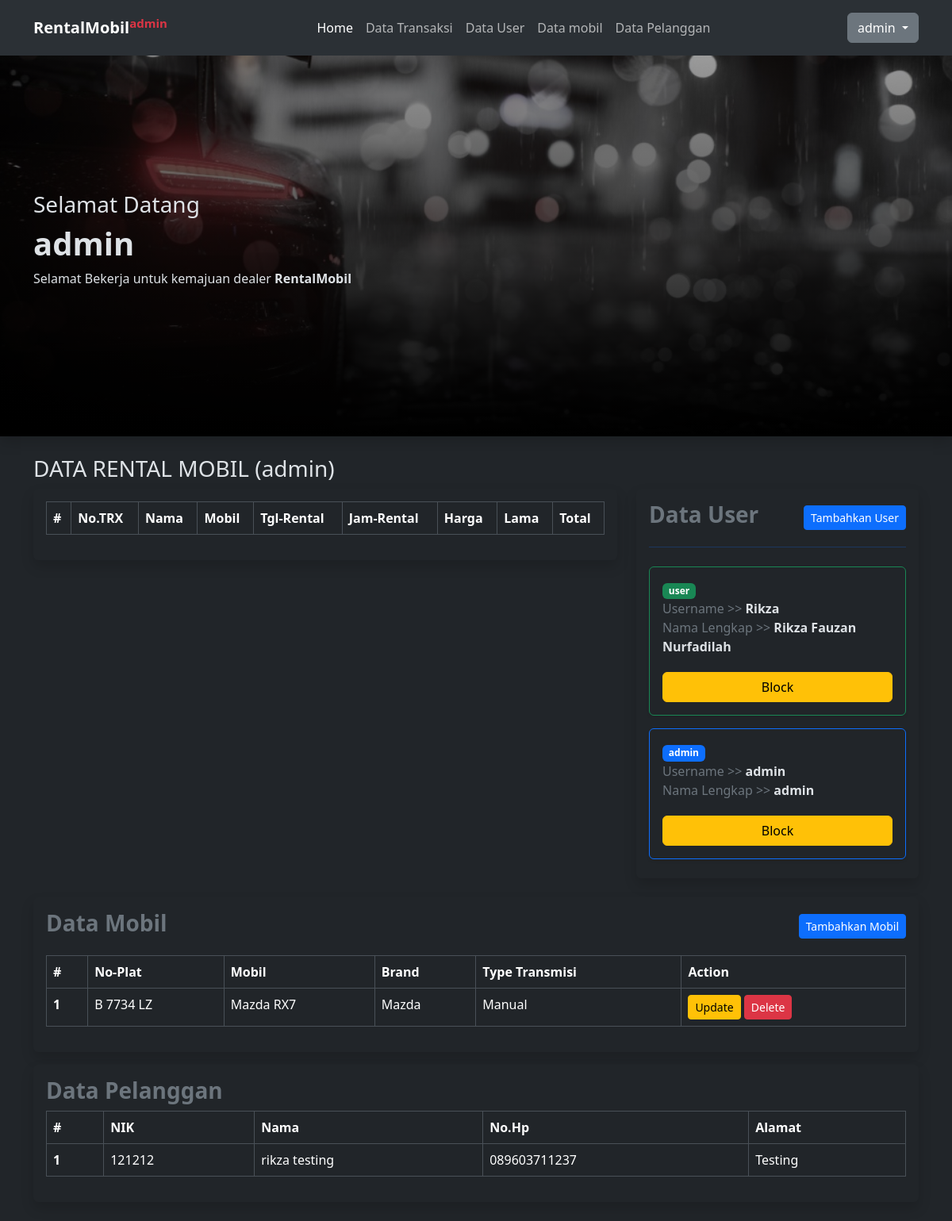
The app's page /?role=admin (signed in), older data.
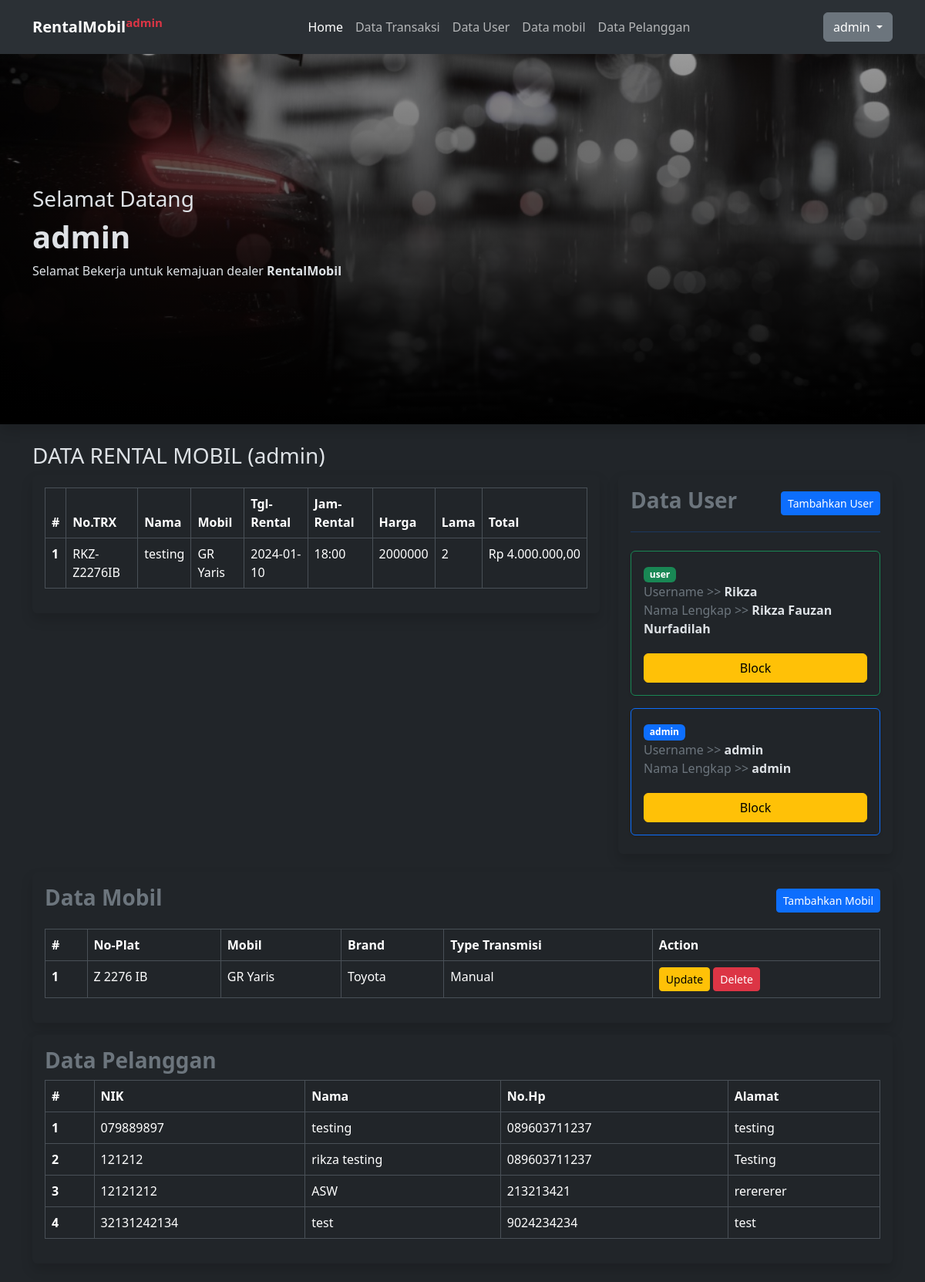
The same page, newer data.
### tables this page shows
CREATE TABLE `tbl_user_rikza` (
  `id_user_rikza` int(11) NOT NULL,
  `username_rikza` varchar(35) NOT NULL,
  `password_rikza` text NOT NULL,
  `nama_lengkap_rikza` varchar(35) NOT NULL,
  `level_rikza` varchar(5) NOT NULL
);

CREATE TABLE `tbl_mobil_rikza` (
  `no_plat_rikza` varchar(10) NOT NULL,
  `nama_mobil_rikza` varchar(25) NOT NULL,
  `brand_mobil_rikza` varchar(25) NOT NULL,
  `tipe_transmisi_rikza` varchar(10) NOT NULL
);

CREATE TABLE `tbl_pelanggan_rikza` (
  `nik_ktp_rikza` varchar(16) NOT NULL,
  `nama_rikza` varchar(35) NOT NULL,
  `no_hp_rikza` varchar(15) NOT NULL,
  `alamat_rikza` varchar(45) NOT NULL
);

CREATE TABLE `tbl_rental_rikza` (
  `no_trx_rikza` varchar(50) NOT NULL,
  `nik_ktp_rikza` varchar(20) NOT NULL,
  `no_plat_rikza` varchar(15) NOT NULL,
  `tgl_rental_rikza` date NOT NULL,
  `jam_rental_rikza` varchar(10) NOT NULL,
  `harga_rikza` int(11) NOT NULL,
  `lama_rikza` int(11) NOT NULL,
  `total_bayar_rikza` varchar(20) NOT NULL
);

### page/admin/index.php (the view, shortened to what the changed rows need)
<div class="Hero shadow d-flex align-items-center">
    <div class="container">
        <h1 class="fw-bold"><?= $_SESSION['namalengkap'] ?></h1>
    </div>
</div>
<main class="my-4">
    <div class="container">
        <section class="my-2">
            <div class="row">
                <div class="col-md-8">
                    <div class="card border border-0 shadow" id="datatransaksi">
                        <div class="card-body">
                            <table class="table table-bordered table-hover">
                                <thead>
                                    <tr>
                                        <th scope="col">#</th>
                                        <th scope="col">No.TRX</th>
                                        <th scope="col">Nama</th>
                                        <th scope="col">Mobil</th>
                                        <th scope="col">Tgl-Rental</th>
                                        <th scope="col">Jam-Rental</th>
                                        <th scope="col">Harga</th>
                                        <th scope="col">Lama</th>
                                        <th scope="col">Total</th>
                                    </tr>
                                </thead>
                                <tbody>
                                    <?php
                                    include("config/connect.php");
                                    $query = "SELECT
                                                tbl_rental_rikza.no_trx_rikza as trx,
                                                tbl_pelanggan_rikza.nama_rikza as peminjam,
                                                tbl_mobil_rikza.nama_mobil_rikza as mobil,
                                                tbl_rental_rikza.tgl_rental_rikza as tgl,
                                                tbl_rental_rikza.jam_rental_rikza as jam,
                                                tbl_rental_rikza.harga_rikza as harga,
                                                tbl_rental_rikza.lama_rikza as lama,
                                                tbl_rental_rikza.total_bayar_rikza as bayar
                                            FROM
                                                tbl_rental_rikza
                                            INNER JOIN
                                                tbl_pelanggan_rikza ON tbl_pelanggan_rikza.nik_ktp_rikza = tbl_rental_rikza.nik_ktp_rikza
                                            INNER JOIN
                                                tbl_mobil_rikza ON tbl_mobil_rikza.no_plat_rikza = tbl_rental_rikza.no_plat_rikza";
                                    $trxs = mysqli_query($link, $query);
                                    $no = 1;
                                    while ($data = mysqli_fetch_assoc($trxs)) :
                                    ?>
                                        <tr>
                                            <th scope="row"><?= $no++ ?></th>
                                            <td><?= $data['trx'] ?></td>
                                            <td><?= $data['peminjam'] ?></td>
                                            <td><?= $data['mobil'] ?></td>
                                            <td><?= $data['tgl'] ?></td>
                                            <td><?= $data['jam'] ?></td>
                                            <td><?= $data['harga'] ?></td>
                                            <td><?= $data['lama'] ?></td>
                                            <td><?= $data['bayar'] ?></td>
                                        </tr>
                                    <?php
                                    endwhile;
                                    ?>
                                </tbody>
                            </table>
                        </div>
                    </div>
                </div>
                <div class="col-md-4">
                    <div class="card border border-0 shadow" id="dataUser">
                        <div class="card-body">
                            <div class="row">
                                <?php
                                $queryUser = mysqli_query($link, "SELECT * FROM `tbl_user_rikza` ORDER BY level_rikza DESC");
                                while ($row = mysqli_fetch_assoc($queryUser)) :
                                ?>
                                    <div class="col-md-12 my-2">
                                        <div class="card
                                        <?php
                                        if ($row['level_rikza'] == 'admin') {
                                            echo 'border-primary';
                                        } else {
                                            echo 'border-success';
                                        }
                                        ?> shadow-sm">
                                            <div class="card-body">
                                                <span class="badge <?php
                                                                    if ($row['level_rikza'] == 'admin') {
                                                                        echo 'text-bg-primary';
                                                                    } else {
                                                                        echo 'text-bg-success';
                                                                    }
                                                                    ?>"><?= $row['level_rikza'] ?></span>
                                                <p class="fw-bold"><span class="text-secondary fw-light">Username >> </span><?= $row['username_rikza'] ?><br><span class="text-secondary fw-light">Nama Lengkap >> </span><?= $row['nama_lengkap_rikza'] ?></p>
                                                <a href="?logic=logic&crud=deluser&idfxt=<?= $row['id_user_rikza'] ?>" class="btn btn-md btn-warning mt-1 w-100">Block</a>
                                            </div>
                                        </div>
                                    </div>
                                <?php endwhile; ?>
                            </div>
                        </div>
                    </div>
                </div>
            </div>
        </section>
        <section class="my-4">
            <div class="row g-3">
                <div class="col-md-12">
                    <div class="card border border-0 shadow" id="dataMobil">
                        <div class="card-body">
                            <table class="table table-bordered table-hover">
                                <thead>
                                    <tr>
                                        <th scope="col">#</th>
                                        <th scope="col">No-Plat</th>
                                        <th scope="col">Mobil</th>
                                        <th scope="col">Brand</th>
                                        <th scope="col">Type Transmisi</th>
                                        <th scope="col">Action</th>
                                    </tr>
                                </thead>
                                <tbody>
                                    <?php
                                    $queryMobil = mysqli_query($link, "SELECT * FROM tbl_mobil_rikza");
                                    $no = 1;
                                    while ($row = mysqli_fetch_assoc($queryMobil)) :
                                    ?>
                                        <tr>
                                            <th scope="row"><?= $no++ ?></th>
                                            <td><?= $row['no_plat_rikza'] ?></td>
                                            <td><?= $row['nama_mobil_rikza'] ?></td>
                                            <td><?= $row['brand_mobil_rikza'] ?></td>
                                            <td><?= $row['tipe_transmisi_rikza'] ?></td>
                                            <td>
                                                <a href="#UpdateMobile<?= str_replace(' ', '', $row['no_plat_rikza']) ?>" data-bs-toggle="modal" class="btn btn-sm btn-warning">Update</a>
                                                <a href="?logic=logic&crud=deleteMobil&idmbx=<?= $row['no_plat_rikza'] ?>" class="btn btn-sm btn-danger">Delete</a>
                                            </td>
                                        </tr>
                                    <?php
                                    endwhile;
                                    ?>
                                </tbody>
                            </table>
                        </div>
                    </div>
                </div>
                <div class="col-md-12">
                    <div class="card border border-0 shadow" id="dataPelanggan">
                        <div class="card-body">
                            <table class="table table-bordered table-hover">
                                <thead>
                                    <tr>
                                        <th scope="col">#</th>
                                        <th scope="col">NIK</th>
                                        <th scope="col">Nama</th>
                                        <th scope="col">No.Hp</th>
                                        <th scope="col">Alamat</th>
                                    </tr>
                                </thead>
                                <tbody>
                                    <?php
                                    $queryPelanggan = mysqli_query($link, "SELECT * FROM tbl_pelanggan_rikza");
                                    $no = 1;
                                    while ($row = mysqli_fetch_assoc($queryPelanggan)) :
                                    ?>
                                        <tr>
                                            <th scope="row"><?= $no++ ?></th>
                                            <td><?= $row['nik_ktp_rikza'] ?></td>
                                            <td><?= $row['nama_rikza'] ?></td>
                                            <td><?= $row['no_hp_rikza'] ?></td>
                                            <td><?= $row['alamat_rikza'] ?></td>
                                        </tr>
                                    <?php endwhile; ?>
                                </tbody>
                            </table>
                        </div>
                    </div>
                </div>
            </div>
        </section>
    </div>
</main>

Row changes from the older to the newer data that the page shows:
removed tbl_mobil_rikza: no_plat_rikza "B 7734 LZ", nama_mobil_rikza "Mazda RX7", brand_mobil_rikza "Mazda", tipe_transmisi_rikza "Manual"
added tbl_rental_rikza: no_trx_rikza "RKZ-Z2276IB", tbl_pelanggan_rikza.nama_rikza "testing", tbl_mobil_rikza.nama_mobil_rikza "GR Yaris", tgl_rental_rikza "2024-01-10", jam_rental_rikza "18:00", harga_rikza "2000000", lama_rikza "2", total_bayar_rikza "Rp 4.000.000,00"
added tbl_mobil_rikza: no_plat_rikza "Z 2276 IB", nama_mobil_rikza "GR Yaris", brand_mobil_rikza "Toyota", tipe_transmisi_rikza "Manual"
added tbl_pelanggan_rikza: nik_ktp_rikza "079889897", nama_rikza "testing", no_hp_rikza "089603711237", alamat_rikza "testing"
added tbl_pelanggan_rikza: nik_ktp_rikza "12121212", nama_rikza "ASW", no_hp_rikza "213213421", alamat_rikza "rerererer"
added tbl_pelanggan_rikza: nik_ktp_rikza "32131242134", nama_rikza "test", no_hp_rikza "9024234234", alamat_rikza "test"
